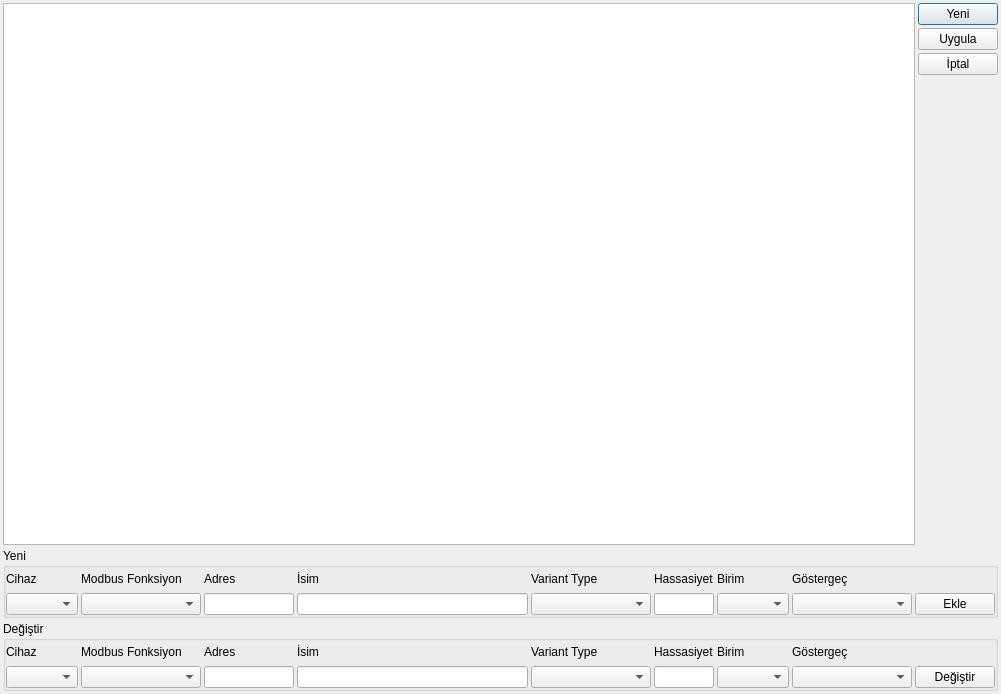
<?xml version="1.0" encoding="UTF-8"?>
<ui version="4.0">
 <class>DlgRegister</class>
 <widget class="QDialog" name="DlgRegister">
  <property name="geometry">
   <rect>
    <x>0</x>
    <y>0</y>
    <width>1001</width>
    <height>694</height>
   </rect>
  </property>
  <property name="windowTitle">
   <string>Registers</string>
  </property>
  <layout class="QVBoxLayout" name="verticalLayout_2">
   <property name="spacing">
    <number>3</number>
   </property>
   <property name="leftMargin">
    <number>3</number>
   </property>
   <property name="topMargin">
    <number>3</number>
   </property>
   <property name="rightMargin">
    <number>3</number>
   </property>
   <property name="bottomMargin">
    <number>3</number>
   </property>
   <item>
    <layout class="QHBoxLayout" name="horizontalLayout">
     <item>
      <widget class="QTableView" name="tableView">
       <property name="styleSheet">
        <string notr="true">QHeaderView::section {    
	background-color: rgb(227, 227, 227);

    padding-left: 4px;
    border: 1px solid lightgrey;
	
	font: 10pt &quot;MS Shell Dlg 2&quot;;
}

QTableView::item:selected:active
{
	color: white;
	background: #0063cd; 
   /* background: qlineargradient(x1: 0, y1: 0, x2: 0, y2: 1, stop: 0 #6ea1f1, stop: 1 #567dbc);*/
}

QTableView::item:selected:!active 
{
	color: white;
	/*background: #0063cd;*/
   /* background: qlineargradient(x1: 0, y1: 0, x2: 0, y2: 1, stop: 0 #6b9be8, stop: 1 #577fbf);*/
   background: qlineargradient(x1: 0, y1: 0, x2: 0, y2: 1, stop: 0 #ABAFE5, stop: 1 #8588B2);
}

*{outline:  none;}</string>
       </property>
      </widget>
     </item>
     <item>
      <layout class="QVBoxLayout" name="verticalLayout">
       <item>
        <widget class="QPushButton" name="btn_newRecord">
         <property name="minimumSize">
          <size>
           <width>80</width>
           <height>0</height>
          </size>
         </property>
         <property name="maximumSize">
          <size>
           <width>80</width>
           <height>16777215</height>
          </size>
         </property>
         <property name="text">
          <string>Yeni</string>
         </property>
        </widget>
       </item>
       <item>
        <widget class="QPushButton" name="btnSave">
         <property name="minimumSize">
          <size>
           <width>80</width>
           <height>21</height>
          </size>
         </property>
         <property name="maximumSize">
          <size>
           <width>80</width>
           <height>16777215</height>
          </size>
         </property>
         <property name="text">
          <string>Uygula</string>
         </property>
        </widget>
       </item>
       <item>
        <widget class="QPushButton" name="btnCancel">
         <property name="minimumSize">
          <size>
           <width>80</width>
           <height>21</height>
          </size>
         </property>
         <property name="maximumSize">
          <size>
           <width>80</width>
           <height>16777215</height>
          </size>
         </property>
         <property name="text">
          <string>İptal</string>
         </property>
        </widget>
       </item>
       <item>
        <spacer name="verticalSpacer">
         <property name="orientation">
          <enum>Qt::Vertical</enum>
         </property>
         <property name="sizeHint" stdset="0">
          <size>
           <width>20</width>
           <height>40</height>
          </size>
         </property>
        </spacer>
       </item>
      </layout>
     </item>
    </layout>
   </item>
   <item>
    <widget class="QGroupBox" name="grp_new">
     <property name="minimumSize">
      <size>
       <width>0</width>
       <height>70</height>
      </size>
     </property>
     <property name="maximumSize">
      <size>
       <width>16777215</width>
       <height>70</height>
      </size>
     </property>
     <property name="title">
      <string>Yeni</string>
     </property>
     <layout class="QHBoxLayout" name="horizontalLayout_2">
      <property name="spacing">
       <number>3</number>
      </property>
      <property name="leftMargin">
       <number>0</number>
      </property>
      <property name="topMargin">
       <number>0</number>
      </property>
      <property name="rightMargin">
       <number>0</number>
      </property>
      <property name="bottomMargin">
       <number>0</number>
      </property>
      <item>
       <layout class="QVBoxLayout" name="vLyt_addDevice">
        <item>
         <widget class="QLabel" name="label_8">
          <property name="minimumSize">
           <size>
            <width>50</width>
            <height>0</height>
           </size>
          </property>
          <property name="maximumSize">
           <size>
            <width>100</width>
            <height>16777215</height>
           </size>
          </property>
          <property name="text">
           <string>Cihaz</string>
          </property>
         </widget>
        </item>
        <item>
         <widget class="QComboBox" name="cmbAddDevice">
          <property name="minimumSize">
           <size>
            <width>50</width>
            <height>0</height>
           </size>
          </property>
          <property name="maximumSize">
           <size>
            <width>100</width>
            <height>16777215</height>
           </size>
          </property>
         </widget>
        </item>
       </layout>
      </item>
      <item>
       <layout class="QVBoxLayout" name="vLyt_addMudbusFunc">
        <item>
         <widget class="QLabel" name="label_6">
          <property name="minimumSize">
           <size>
            <width>120</width>
            <height>0</height>
           </size>
          </property>
          <property name="maximumSize">
           <size>
            <width>250</width>
            <height>16777215</height>
           </size>
          </property>
          <property name="text">
           <string>Modbus Fonksiyon</string>
          </property>
         </widget>
        </item>
        <item>
         <widget class="QComboBox" name="cmbAddModbusFunc">
          <property name="minimumSize">
           <size>
            <width>120</width>
            <height>0</height>
           </size>
          </property>
          <property name="maximumSize">
           <size>
            <width>250</width>
            <height>16777215</height>
           </size>
          </property>
         </widget>
        </item>
       </layout>
      </item>
      <item>
       <layout class="QVBoxLayout" name="vLyt_addAddress">
        <item>
         <widget class="QLabel" name="label_4">
          <property name="minimumSize">
           <size>
            <width>90</width>
            <height>0</height>
           </size>
          </property>
          <property name="maximumSize">
           <size>
            <width>90</width>
            <height>16777215</height>
           </size>
          </property>
          <property name="text">
           <string>Adres</string>
          </property>
         </widget>
        </item>
        <item>
         <widget class="QLineEdit" name="edtAddAddress">
          <property name="minimumSize">
           <size>
            <width>90</width>
            <height>21</height>
           </size>
          </property>
          <property name="maximumSize">
           <size>
            <width>90</width>
            <height>16777215</height>
           </size>
          </property>
          <property name="maxLength">
           <number>10</number>
          </property>
          <property name="alignment">
           <set>Qt::AlignRight|Qt::AlignTrailing|Qt::AlignVCenter</set>
          </property>
          <property name="clearButtonEnabled">
           <bool>false</bool>
          </property>
         </widget>
        </item>
       </layout>
      </item>
      <item>
       <layout class="QVBoxLayout" name="vLyt_addName">
        <item>
         <widget class="QLabel" name="label_3">
          <property name="minimumSize">
           <size>
            <width>200</width>
            <height>0</height>
           </size>
          </property>
          <property name="text">
           <string>İsim</string>
          </property>
         </widget>
        </item>
        <item>
         <widget class="QLineEdit" name="edtAddName">
          <property name="minimumSize">
           <size>
            <width>200</width>
            <height>21</height>
           </size>
          </property>
         </widget>
        </item>
       </layout>
      </item>
      <item>
       <layout class="QVBoxLayout" name="vLyt_addVariantType">
        <item>
         <widget class="QLabel" name="label_17">
          <property name="minimumSize">
           <size>
            <width>120</width>
            <height>0</height>
           </size>
          </property>
          <property name="maximumSize">
           <size>
            <width>150</width>
            <height>16777215</height>
           </size>
          </property>
          <property name="text">
           <string>Variant Type</string>
          </property>
         </widget>
        </item>
        <item>
         <widget class="QComboBox" name="cmbAddVariantType">
          <property name="minimumSize">
           <size>
            <width>120</width>
            <height>0</height>
           </size>
          </property>
          <property name="maximumSize">
           <size>
            <width>150</width>
            <height>16777215</height>
           </size>
          </property>
         </widget>
        </item>
       </layout>
      </item>
      <item>
       <layout class="QVBoxLayout" name="vLyt_addPrecision">
        <item>
         <widget class="QLabel" name="label_9">
          <property name="minimumSize">
           <size>
            <width>60</width>
            <height>0</height>
           </size>
          </property>
          <property name="maximumSize">
           <size>
            <width>60</width>
            <height>16777215</height>
           </size>
          </property>
          <property name="text">
           <string>Hassasiyet</string>
          </property>
         </widget>
        </item>
        <item>
         <widget class="QLineEdit" name="edtAddPrecision">
          <property name="minimumSize">
           <size>
            <width>60</width>
            <height>21</height>
           </size>
          </property>
          <property name="maximumSize">
           <size>
            <width>60</width>
            <height>16777215</height>
           </size>
          </property>
         </widget>
        </item>
       </layout>
      </item>
      <item>
       <layout class="QVBoxLayout" name="vLyt_addUnit">
        <item>
         <widget class="QLabel" name="label_10">
          <property name="minimumSize">
           <size>
            <width>60</width>
            <height>0</height>
           </size>
          </property>
          <property name="maximumSize">
           <size>
            <width>90</width>
            <height>16777215</height>
           </size>
          </property>
          <property name="text">
           <string>Birim</string>
          </property>
         </widget>
        </item>
        <item>
         <widget class="QComboBox" name="cmbAddUnit">
          <property name="minimumSize">
           <size>
            <width>60</width>
            <height>0</height>
           </size>
          </property>
          <property name="maximumSize">
           <size>
            <width>90</width>
            <height>16777215</height>
           </size>
          </property>
         </widget>
        </item>
       </layout>
      </item>
      <item>
       <layout class="QVBoxLayout" name="vLyt_addIndicator">
        <item>
         <widget class="QLabel" name="label_7">
          <property name="minimumSize">
           <size>
            <width>120</width>
            <height>0</height>
           </size>
          </property>
          <property name="maximumSize">
           <size>
            <width>150</width>
            <height>16777215</height>
           </size>
          </property>
          <property name="text">
           <string>Göstergeç</string>
          </property>
         </widget>
        </item>
        <item>
         <widget class="QComboBox" name="cmbAddIndicator"/>
        </item>
       </layout>
      </item>
      <item alignment="Qt::AlignBottom">
       <widget class="QPushButton" name="btnAdd">
        <property name="minimumSize">
         <size>
          <width>80</width>
          <height>0</height>
         </size>
        </property>
        <property name="maximumSize">
         <size>
          <width>80</width>
          <height>16777215</height>
         </size>
        </property>
        <property name="text">
         <string>Ekle</string>
        </property>
       </widget>
      </item>
     </layout>
    </widget>
   </item>
   <item>
    <widget class="QGroupBox" name="grp_edit">
     <property name="minimumSize">
      <size>
       <width>0</width>
       <height>70</height>
      </size>
     </property>
     <property name="maximumSize">
      <size>
       <width>16777215</width>
       <height>70</height>
      </size>
     </property>
     <property name="title">
      <string>Değiştir</string>
     </property>
     <layout class="QHBoxLayout" name="horizontalLayout_3">
      <property name="spacing">
       <number>3</number>
      </property>
      <property name="leftMargin">
       <number>0</number>
      </property>
      <property name="topMargin">
       <number>0</number>
      </property>
      <property name="rightMargin">
       <number>0</number>
      </property>
      <property name="bottomMargin">
       <number>0</number>
      </property>
      <item>
       <layout class="QVBoxLayout" name="vLyt_edtDevice">
        <item>
         <widget class="QLabel" name="label_14">
          <property name="minimumSize">
           <size>
            <width>50</width>
            <height>0</height>
           </size>
          </property>
          <property name="maximumSize">
           <size>
            <width>100</width>
            <height>16777215</height>
           </size>
          </property>
          <property name="text">
           <string>Cihaz</string>
          </property>
         </widget>
        </item>
        <item>
         <widget class="QComboBox" name="cmbEditDevice">
          <property name="minimumSize">
           <size>
            <width>50</width>
            <height>0</height>
           </size>
          </property>
          <property name="maximumSize">
           <size>
            <width>100</width>
            <height>16777215</height>
           </size>
          </property>
         </widget>
        </item>
       </layout>
      </item>
      <item>
       <layout class="QVBoxLayout" name="vLyt_edtModbusFunc">
        <item>
         <widget class="QLabel" name="label_12">
          <property name="minimumSize">
           <size>
            <width>120</width>
            <height>0</height>
           </size>
          </property>
          <property name="maximumSize">
           <size>
            <width>250</width>
            <height>16777215</height>
           </size>
          </property>
          <property name="text">
           <string>Modbus Fonksiyon</string>
          </property>
         </widget>
        </item>
        <item>
         <widget class="QComboBox" name="cmbEditModbusFunc">
          <property name="minimumSize">
           <size>
            <width>120</width>
            <height>0</height>
           </size>
          </property>
          <property name="maximumSize">
           <size>
            <width>250</width>
            <height>16777215</height>
           </size>
          </property>
         </widget>
        </item>
       </layout>
      </item>
      <item>
       <layout class="QVBoxLayout" name="vLyt_edtAddress">
        <item>
         <widget class="QLabel" name="label_11">
          <property name="minimumSize">
           <size>
            <width>90</width>
            <height>0</height>
           </size>
          </property>
          <property name="maximumSize">
           <size>
            <width>90</width>
            <height>16777215</height>
           </size>
          </property>
          <property name="text">
           <string>Adres</string>
          </property>
         </widget>
        </item>
        <item>
         <widget class="QLineEdit" name="edtEditAddress">
          <property name="minimumSize">
           <size>
            <width>90</width>
            <height>21</height>
           </size>
          </property>
          <property name="maximumSize">
           <size>
            <width>90</width>
            <height>16777215</height>
           </size>
          </property>
          <property name="maxLength">
           <number>10</number>
          </property>
          <property name="alignment">
           <set>Qt::AlignRight|Qt::AlignTrailing|Qt::AlignVCenter</set>
          </property>
         </widget>
        </item>
       </layout>
      </item>
      <item>
       <layout class="QVBoxLayout" name="vLyt_edtName">
        <item>
         <widget class="QLabel" name="label_5">
          <property name="minimumSize">
           <size>
            <width>200</width>
            <height>0</height>
           </size>
          </property>
          <property name="text">
           <string>İsim</string>
          </property>
         </widget>
        </item>
        <item>
         <widget class="QLineEdit" name="edtEditName">
          <property name="minimumSize">
           <size>
            <width>200</width>
            <height>21</height>
           </size>
          </property>
         </widget>
        </item>
       </layout>
      </item>
      <item>
       <layout class="QVBoxLayout" name="vLyt_edtVariantType">
        <item>
         <widget class="QLabel" name="label_18">
          <property name="minimumSize">
           <size>
            <width>120</width>
            <height>0</height>
           </size>
          </property>
          <property name="maximumSize">
           <size>
            <width>150</width>
            <height>16777215</height>
           </size>
          </property>
          <property name="text">
           <string>Variant Type</string>
          </property>
         </widget>
        </item>
        <item>
         <widget class="QComboBox" name="cmbEditVariantType">
          <property name="minimumSize">
           <size>
            <width>120</width>
            <height>0</height>
           </size>
          </property>
          <property name="maximumSize">
           <size>
            <width>150</width>
            <height>16777215</height>
           </size>
          </property>
         </widget>
        </item>
       </layout>
      </item>
      <item>
       <layout class="QVBoxLayout" name="vLyt_edtPrecision">
        <item>
         <widget class="QLabel" name="label_15">
          <property name="minimumSize">
           <size>
            <width>60</width>
            <height>0</height>
           </size>
          </property>
          <property name="maximumSize">
           <size>
            <width>60</width>
            <height>16777215</height>
           </size>
          </property>
          <property name="text">
           <string>Hassasiyet</string>
          </property>
         </widget>
        </item>
        <item>
         <widget class="QLineEdit" name="edtEditPrecision">
          <property name="minimumSize">
           <size>
            <width>60</width>
            <height>21</height>
           </size>
          </property>
          <property name="maximumSize">
           <size>
            <width>60</width>
            <height>16777215</height>
           </size>
          </property>
         </widget>
        </item>
       </layout>
      </item>
      <item>
       <layout class="QVBoxLayout" name="vLyt_edtUnit">
        <item>
         <widget class="QLabel" name="label_16">
          <property name="minimumSize">
           <size>
            <width>60</width>
            <height>0</height>
           </size>
          </property>
          <property name="maximumSize">
           <size>
            <width>90</width>
            <height>16777215</height>
           </size>
          </property>
          <property name="text">
           <string>Birim</string>
          </property>
         </widget>
        </item>
        <item>
         <widget class="QComboBox" name="cmbEditUnit">
          <property name="minimumSize">
           <size>
            <width>60</width>
            <height>0</height>
           </size>
          </property>
          <property name="maximumSize">
           <size>
            <width>90</width>
            <height>16777215</height>
           </size>
          </property>
         </widget>
        </item>
       </layout>
      </item>
      <item>
       <layout class="QVBoxLayout" name="vLyt_edtIndicator">
        <item>
         <widget class="QLabel" name="label_13">
          <property name="minimumSize">
           <size>
            <width>120</width>
            <height>0</height>
           </size>
          </property>
          <property name="maximumSize">
           <size>
            <width>150</width>
            <height>16777215</height>
           </size>
          </property>
          <property name="text">
           <string>Göstergeç</string>
          </property>
         </widget>
        </item>
        <item>
         <widget class="QComboBox" name="cmbEditIndicator">
          <property name="minimumSize">
           <size>
            <width>120</width>
            <height>0</height>
           </size>
          </property>
          <property name="maximumSize">
           <size>
            <width>150</width>
            <height>16777215</height>
           </size>
          </property>
         </widget>
        </item>
       </layout>
      </item>
      <item alignment="Qt::AlignBottom">
       <widget class="QPushButton" name="btnChange">
        <property name="minimumSize">
         <size>
          <width>80</width>
          <height>21</height>
         </size>
        </property>
        <property name="maximumSize">
         <size>
          <width>80</width>
          <height>16777215</height>
         </size>
        </property>
        <property name="text">
         <string>Değiştir</string>
        </property>
       </widget>
      </item>
     </layout>
    </widget>
   </item>
  </layout>
 </widget>
 <resources/>
 <connections/>
</ui>
